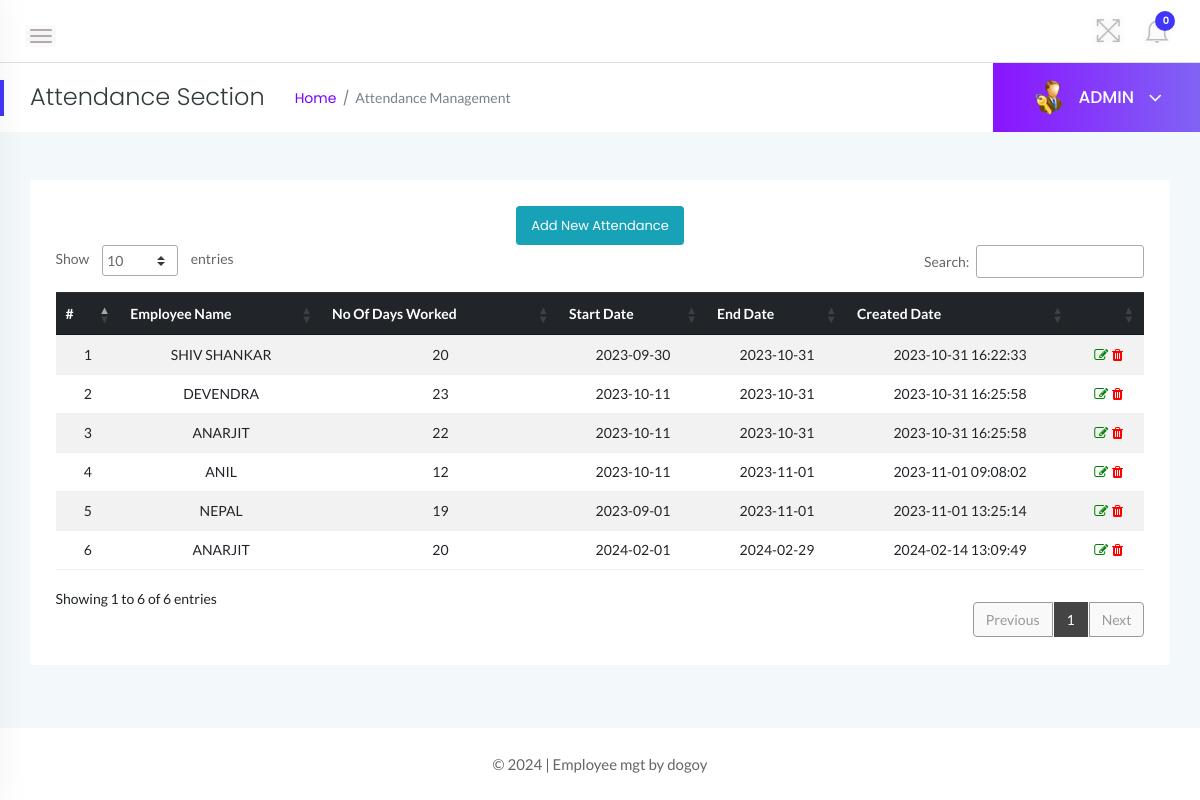
The app's page /admin/attendance.php (signed in) with its own data.
### tables this page shows
CREATE TABLE `attendance` (
  `id` int NOT NULL AUTO_INCREMENT,
  `employee_id` int NOT NULL,
  `daysWorked` int NOT NULL,
  `overTime` varchar(200) NOT NULL,
  `created_at` timestamp NOT NULL DEFAULT CURRENT_TIMESTAMP,
  `updated_at` timestamp NOT NULL DEFAULT CURRENT_TIMESTAMP ON UPDATE CURRENT_TIMESTAMP,
  `startDate` date NOT NULL,
  `endDate` date NOT NULL,
  PRIMARY KEY (`id`),
  KEY `employee_id` (`employee_id`),
  CONSTRAINT `attendance_ibfk_1` FOREIGN KEY (`employee_id`) REFERENCES `tblemployees` (`id`)
);

CREATE TABLE `tblemployees` (
  `id` int NOT NULL AUTO_INCREMENT,
  `EmpId` varchar(100) NOT NULL,
  `FirstName` varchar(150) NOT NULL,
  `LastName` varchar(150) NOT NULL,
  `Gender` varchar(100) NOT NULL,
  `Dob` varchar(100) NOT NULL,
  `doj` varchar(200) NOT NULL,
  `govID` varchar(200) NOT NULL,
  `rate` varchar(200) NOT NULL,
  `Status` int NOT NULL,
  `Site` int DEFAULT NULL,
  `supplier_id` int DEFAULT NULL,
  `group_id` int DEFAULT NULL,
  `CreationDate` timestamp NOT NULL DEFAULT CURRENT_TIMESTAMP ON UPDATE CURRENT_TIMESTAMP,
  `designation` int DEFAULT NULL,
  PRIMARY KEY (`id`),
  KEY `FK_Site` (`Site`),
  KEY `fk_supplier` (`supplier_id`),
  KEY `fk_group` (`group_id`),
  KEY `fk_designation` (`designation`),
  CONSTRAINT `fk_designation` FOREIGN KEY (`designation`) REFERENCES `tbldesignation` (`id`),
  CONSTRAINT `fk_group` FOREIGN KEY (`group_id`) REFERENCES `tblgroup` (`id`),
  CONSTRAINT `FK_Site` FOREIGN KEY (`Site`) REFERENCES `tblsite` (`id`),
  CONSTRAINT `fk_supplier` FOREIGN KEY (`supplier_id`) REFERENCES `tblsupplier` (`id`)
);

### admin/attendance.php (the view, shortened to what this page needs)
<?php
    if(empty($_SESSION['usertype'])) {
        header('location:index.php');
        exit;
    } else {
?>
<!doctype html>
<html class="no-js" lang="en">
<head>
    <link rel="stylesheet" href="../assets/css/bootstrap.min.css">
    <link rel="stylesheet" href="../assets/css/font-awesome.min.css">
    <link rel="stylesheet" href="../assets/css/themify-icons.css">
    <link rel="stylesheet" href="../assets/css/metisMenu.css">
    <link rel="stylesheet" href="../assets/css/owl.carousel.min.css">
    <link rel="stylesheet" href="../assets/css/slicknav.min.css">
    <link rel="stylesheet" href="https://www.amcharts.com/lib/3/plugins/export/export.css" type="text/css" media="all" />
    <link rel="stylesheet" type="text/css" href="https://cdn.datatables.net/1.10.19/css/jquery.dataTables.css">
    <link rel="stylesheet" type="text/css" href="https://cdn.datatables.net/1.10.18/css/dataTables.bootstrap4.min.css">
    <link rel="stylesheet" type="text/css" href="https://cdn.datatables.net/responsive/2.2.3/css/responsive.bootstrap.min.css">
    <link rel="stylesheet" type="text/css" href="https://cdn.datatables.net/responsive/2.2.3/css/responsive.jqueryui.min.css">
    <link rel="stylesheet" href="../assets/css/typography.css">
    <link rel="stylesheet" href="../assets/css/default-css.css">
    <link rel="stylesheet" href="../assets/css/styles.css">
    <link rel="stylesheet" href="../assets/css/responsive.css">
</head>
<body>
    <div class="page-container">
        <div class="main-content">
            <div class="header-area">
                <div class="row align-items-center">
                    <div class="col-md-6 col-sm-8 clearfix">
                        <div class="nav-btn pull-left">
                            <span></span>
                            <span></span>
                            <span></span>
                        </div>
                    </div>
                    <div class="col-md-6 col-sm-4 clearfix">
                        <ul class="notification-area pull-right">
                            <li id="full-view"><i class="ti-fullscreen"></i></li>
                            <?php include '../includes/admin-notification.php'?>
                        </ul>
                    </div>
                </div>
            </div>
            <div class="page-title-area">
                <div class="row align-items-center">
                    <div class="col-sm-6">
                        <div class="breadcrumbs-area clearfix">
                            <h4 class="page-title pull-left">Attendance Section</h4>
                            <ul class="breadcrumbs pull-left">
                                <li><a href="dashboard.php">Home</a></li>
                                <li><span>Attendance Management</span></li>
                            </ul>
                        </div>
                    </div>
                    <div class="col-sm-6 clearfix">
                        <div class="user-profile pull-right">
                            <img class="avatar user-thumb" src="../assets/images/admin.png" alt="avatar">
                            <h4 class="user-name dropdown-toggle" data-toggle="dropdown">ADMIN <i class="fa fa-angle-down"></i></h4>
                        </div>
                    </div>
                </div>
            </div>
            <div class="main-content-inner">
                <div class="row">
                    <div class="col-12 mt-5">
                        <div class="card">
                            <div class="card-body">
                                <div class="data-tables datatable-dark">
                                <center><a href="add-attendance.php" class="btn btn-sm btn-info">Add New Attendance</a></center>
                                    <table id="dataTable3" class="table table-hover table-striped text-center">
                                        <thead class="text-capitalize"  style="background-color: #212529;">
                                            <tr>
                                                <th>#</th>
                                                <th>Employee Name</th>
                                                <th>No Of Days Worked</th>
                                                <th>Start Date</th>
                                                <th>End Date</th>
                                                <th>Created Date</th>
                                                <th></th>
                                            </tr>
                                        </thead>
                                        <tbody>
                                        <?php
$sql = "SELECT a.*, e.FirstName
        FROM attendance a
        JOIN tblemployees e ON a.employee_id = e.id";
$query = $dbh->prepare($sql);
$query->execute();
$results = $query->fetchAll(PDO::FETCH_OBJ);
$cnt = 1;
if ($query->rowCount() > 0) {
    foreach ($results as $result) { ?>
        <tr>
            <td><?php echo htmlentities($cnt); ?></td>
            <td><?php echo htmlentities($result->FirstName); ?></td>
            <td><?php echo htmlentities($result->daysWorked); ?></td>
            <td><?php echo htmlentities($result->startDate); ?></td>
            <td><?php echo htmlentities($result->endDate); ?></td>
            <td><?php echo htmlentities($result->created_at); ?></td>
            <td>
                <a href="edit-attendance.php?attid=<?php echo htmlentities($result->id); ?>">
                    <i class="fa fa-edit" style="color:green"></i>
                </a>
                <a href="attendance.php?del=<?php echo htmlentities($result->id); ?>"
                   onclick="return confirm('Do you want to delete');">
                    <i class="fa fa-trash" style="color:red"></i>
                </a>
            </td>
        </tr>
        <?php $cnt++;
    }
}
?>
                                    </tbody>
                                    </table>
                                </div>
                            </div>
                        </div>
                    </div>
                </div>
                </div>
            </div>
            <?php include '../includes/footer.php' ?>
        </div>
</body>
</html>
<?php } ?>

### assets/css/styles.css (style rules this page uses)
.page-container { width: 100%; height: 100%; min-height: 100vh; padding-left: 280px; -webkit-transition: padding-left 0.3s ease 0s; transition: padding-left 0.3s ease 0s; }
.sbar_collapsed.page-container { padding-left: 0; }
.card { border: none; border-radius: 4px; background-color: #fff; -webkit-transition: all 0.3s ease 0s; transition: all 0.3s ease 0s; }
.card-body { padding: 25.6px; padding: 1.6rem; }
.main-content { width: 100%; background: #f3f8fb; }
.main-content-inner { padding: 0 30px 50px; }
.header-area { padding: 15px 30px; background: #fff; border-bottom: 1px solid #d8e3e7; }
.nav-btn { margin: 10px 30px 0 0; cursor: pointer; }
.nav-btn span { display: block; width: 22px; height: 2px; background: #b3aaaa; margin: 4px 0; border-radius: 15px; -webkit-transition: all 0.3s ease 0s; transition: all 0.3s ease 0s; box-shadow: 0 0 0 4px rgba(99, 96, 96, 0.03); }
.nav-btn span:nth-child(2) { opacity: 0; }
.nav-btn span:first-child { -webkit-transform: rotate(45deg) translate(5px, 5px); transform: rotate(45deg) translate(5px, 5px); }
.nav-btn span:last-child { -webkit-transform: rotate(-45deg) translate(3px, -3px); transform: rotate(-45deg) translate(3px, -3px); }
.sbar_collapsed .nav-btn span { transform: none; opacity: 1; }
.notification-area { -webkit-user-select: none; -moz-user-select: none; -ms-user-select: none; user-select: none; position: relative; z-index: 1; }
.notification-area li { display: inline-block; margin-left: 20px; cursor: pointer; -webkit-user-select: none; -moz-user-select: none; -ms-user-select: none; user-select: none; }
.notification-area li > i { font-size: 26px; color: #bdbcbc; vertical-align: middle; text-shadow: 0 0 8px rgba(0, 0, 0, 0.12); -webkit-transition: color 0.3s ease 0s; transition: color 0.3s ease 0s; }
.notification-area li#full-view { display: inline-block; }
.page-title-area { padding: 0 30px; background: #fff; position: relative; }
.page-title-area:before { content: ""; position: absolute; left: 0; top: 50%; width: 4px; height: 36px; background: var(--primary-color); -webkit-transform: translateY(-50%); transform: translateY(-50%); }
.page-title { font-size: 24px; font-weight: 300; color: #313b3d; letter-spacing: 0; margin-right: 30px; }
ul.breadcrumbs { margin-top: 4px; }
.breadcrumbs li { display: inline-block; }
.breadcrumbs li a, .breadcrumbs li span { display: block; font-size: 14px; font-weight: 400; color: #7801ff; letter-spacing: 0; margin-right: 16px; position: relative; }
.breadcrumbs li a:before { content: "/"; color: #768387; position: absolute; right: -13px; top: 0; }
.breadcrumbs li span { margin-right: 0; color: #768387; text-transform: capitalize; }
.user-profile { margin-right: -30px; display: -webkit-box; display: -ms-flexbox; display: flex; -webkit-box-align: center; -ms-flex-align: center; align-items: center; -ms-flex-wrap: wrap; flex-wrap: wrap; background: -webkit-linear-gradient(left, #8914fe 0%, #8063f5 100%); background: linear-gradient(to right, #8914fe 0%, #8063f5 100%); padding: 17px 38px; position: relative; }
.user-profile img.avatar { height: 35px; width: 35px; border-radius: 50%; margin-right: 12px; }
.user-name { font-size: 17px; font-weight: 500; color: #fff; letter-spacing: 0; cursor: pointer; -webkit-user-select: none; -moz-user-select: none; -ms-user-select: none; user-select: none; }
.user-name i { margin-left: 10px; font-size: 21px; vertical-align: middle; position: relative; }
.notification-area .dropdown-toggle, .user-name.dropdown-toggle { position: relative; }
.notification-area .dropdown-toggle:after, .user-name.dropdown-toggle:after { display: none; }
.btn { padding: 11px 17px; font-size: 13px; letter-spacing: 0; }
.btn-sm { padding: 9px 14px; }
table tr th { border-bottom: none; }
table tr th, table tr td { border-top: 1px solid rgba(120, 130, 140, 0.13) !important; }
table.dataTable.no-footer { border-bottom: 1px solid rgba(120, 130, 140, 0.13) !important; }
table.dataTable thead th, table.dataTable thead td { border-bottom-color: transparent; }
.datatable-dark thead { background: #444; color: #fff; }

### records on screen
attendance: employee.FirstName "SHIV SHANKAR", daysWorked "20", startDate "2023-09-30", endDate "2023-10-31", created_at "2023-10-31 16:22:33"
attendance: employee.FirstName "DEVENDRA", daysWorked "23", startDate "2023-10-11", endDate "2023-10-31", created_at "2023-10-31 16:25:58"
attendance: employee.FirstName "ANARJIT", daysWorked "22", startDate "2023-10-11", endDate "2023-10-31", created_at "2023-10-31 16:25:58"
attendance: employee.FirstName "ANIL", daysWorked "12", startDate "2023-10-11", endDate "2023-11-01", created_at "2023-11-01 09:08:02"
attendance: employee.FirstName "NEPAL", daysWorked "19", startDate "2023-09-01", endDate "2023-11-01", created_at "2023-11-01 13:25:14"
attendance: employee.FirstName "ANARJIT", daysWorked "20", startDate "2024-02-01", endDate "2024-02-29", created_at "2024-02-14 13:09:49"

### other values on screen
$unreadcount "0"
